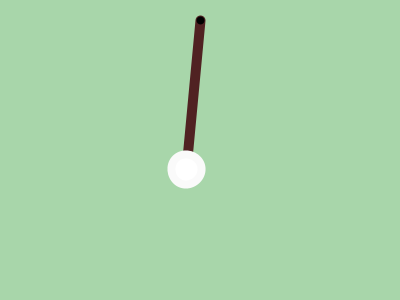
Frame 1 (no input)
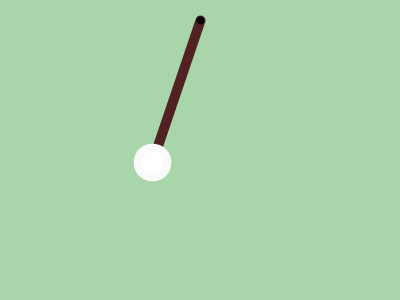
Frame 60 (the mouse pressed at the canvas centre just before this capture)
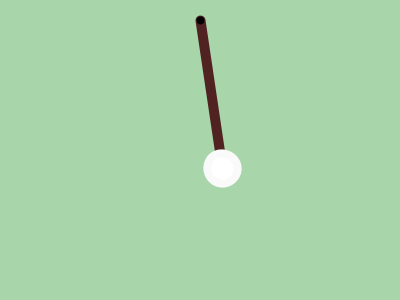
Frame 120 (the mouse held since frame 60 and released just before this capture)

The Processing sketch that drew these frames (run headless with seeded random() and noise(); from frame 60 on, the mouse is pressed at the canvas centre):

// Processing sketch: processing_122100
// ── processing_122100.pde

float period = 4;
float amplitude = 20;

void setup()
{
  size(400,300);
}
void draw()
{
  background(168,214,170);
  translate(width/2,20);
  float angle = motion();
  rotate(angle);
  pendulum();
}

void pendulum()
{
  stroke(80,34,34);
  strokeWeight(10);
  line(0,0,0,150);
  stroke(0);
  strokeWeight(8);
  point(0,0);
  stroke(250);
  ellipse(0,150,30,30);
  }
  float motion()
  {
    float time = norm(millis(),0,1000);
    float fraction = norm(time,0,period);
    float shm = sin(fraction*TWO_PI);
    float angle = amplitude*shm;
    return radians(angle);
  }
